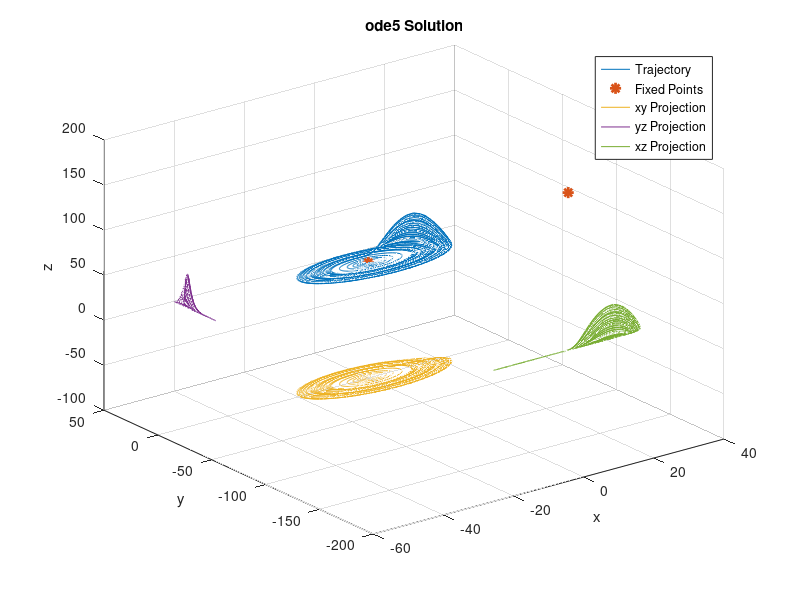

This chart was generated by the following MATLAB code:
clc; clear; close all;

odefun = @(t, y) [-y(3) - y(2) + 28; ...
              y(1) + 0.1*y(2); ...
              (y(1) - 14)*(y(3) - 28) + 0.1]; 

y0 = [0.5,0.5,27];
[t, y] = ode45(odefun, [0 1000], y0);

fixed_pts = [0,0,28; 14,-140,168];

plot3(y(:,1), y(:,2), y(:,3))
hold on
plot3(fixed_pts(:, 1), fixed_pts(:, 2), ...
    fixed_pts(:, 3), '*', 'MarkerSize', 8, 'LineWidth', 2)
xlabel('x')
ylabel('y')
zlabel('z')

plot3(y(:, 1), y(:, 2), -100*ones(size(y,1),1))
plot3(-50*ones(size(y,1),1), y(:, 2), y(:, 3))
plot3(y(:, 1), -180*ones(size(y,1),1), y(:, 3))

xlabel('x')
ylabel('y')
zlabel('z')
title('ode5 Solution')
legend('Trajectory', 'xy Projection', ...
    'yz Projection', 'xz Projection');
grid on;

legend('Trajectory', 'Fixed Points', 'xy Projection', ...
    'yz Projection', 'xz Projection');
